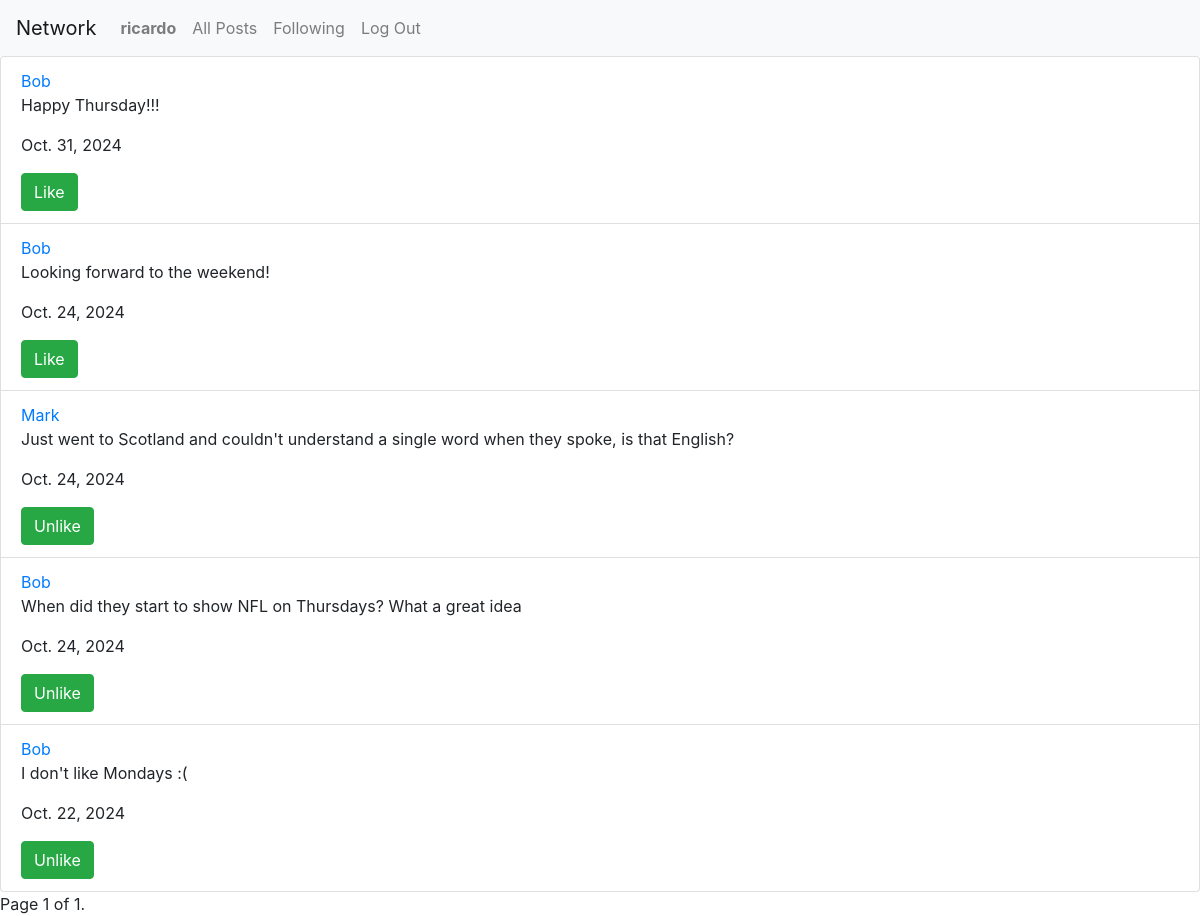
Page /following (signed in) on the committed database.
### network/models.py (models this page shows, shortened)
class User(AbstractUser):
    pass

class Posts(models.Model):
    author = models.ForeignKey(User, on_delete=models.CASCADE, related_name="user_posts")
    comment_content =  models.CharField(max_length=400)
    date = models.DateField(auto_now_add=True)

### network/views.py (the view)
# urls.py: path("following", views.following, name="following"),
def following(request):
    user_self = request.user
    users_followed = Follow.objects.filter(user=user_self)
    all_posts = Posts.objects.all().order_by("-id")
    relevant_post = []
    for post in all_posts:
        for relation in users_followed:
            if post.author == relation.other_user:
                relevant_post.append(post)
    objects = relevant_post
    paginator = Paginator(objects, 10)
    page_number = request.GET.get('page')
    try:
        page_posts = paginator.page(page_number)
    except PageNotAnInteger:
        page_posts = paginator.page(1)
    except EmptyPage:
        page_posts = paginator.page(paginator.num_pages)
    likes = []
    try:
        list_of_likes = Likes.objects.filter(user=request.user)
        for positive_relation in list_of_likes:
            likes.append(positive_relation.post.id)
    except:
        likes = []
    return render(request, "network/following.html", {
        'page_posts': page_posts, 'likes':likes
    })

### network/templates/network/following.html (shortened to what this page needs)
{% extends "network/layout.html" %}
{% block body %}
    {% if user.is_authenticated %}
    <ul class="list-group">
        {% for post in page_posts %}
            <li class="list-group-item" data-post-id="{{ post.id }}">
                <a href="{% url 'profile' user=post.author %}">{{post.author}}</a>
                <p id="content_{{post.id}}">{{post.comment_content}}</p>
                <p>{{post.date}}</p>
                {% if user.is_authenticated %}
                    <div id="post_like_{{post.id}}">
                        {% if post.id in likes %}
                        <button onclick="Remove_like({{post.id}})" id="remove_like_button_{{post.id}}" class="btn btn-success">Unlike</button>
                        {% else %}
                        <button onclick="Add_like({{post.id}})" id="add_like_button_{{post.id}}" class="btn btn-success">Like</button>
                        {% endif %}
                    </div>
                {% endif %}
            </li>
        {% endfor %}
    </ul>
    <div class="pagination">
        <span class="step-links">
            <span class="current">
                Page {{ page_posts.number }} of {{ page_posts.paginator.num_pages }}.
            </span>
        </span>
    </div>
    {% endif %}
{% endblock %}

### network/templates/network/layout.html (shortened to what this page needs)
{% load static %}
<!DOCTYPE html>
<html lang="en">
    <head>
        <link rel="stylesheet" href="https://stackpath.bootstrapcdn.com/bootstrap/4.4.1/css/bootstrap.min.css">
        <link href="{% static 'network/styles.css' %}" rel="stylesheet">
    </head>
    <body>
        <nav class="navbar navbar-expand-lg navbar-light bg-light">
            <a class="navbar-brand" href="#">Network</a>
            <div>
              <ul class="navbar-nav mr-auto">
                {% if user.is_authenticated %}
                    <li class="nav-item">
                        <a class="nav-link" href="{% url 'profile' user=user.username %}"><strong>{{ user.username }}</strong></a>
                    </li>
                {% endif %}
                <li class="nav-item">
                  <a class="nav-link" href="{% url 'index' %}">All Posts</a>
                </li>
                {% if user.is_authenticated %}
                    <li class="nav-item">
                        <a class="nav-link" href="{% url 'following' %}">Following</a>
                    </li>
                    <li class="nav-item">
                        <a class="nav-link" href="{% url 'logout' %}">Log Out</a>
                    </li>
                {% endif %}
              </ul>
            </div>
          </nav>
        <div class="body">
            {% block body %}
            {% endblock %}
        </div>
    </body>
</html>

### rows in the picture
User: username "ricardo"
Posts: author "Bob", comment_content "Happy Thursday!!!", date "Oct. 31, 2024"
Posts: author "Bob", comment_content "Looking forward to the weekend!", date "Oct. 24, 2024"
Posts: author "Mark", comment_content "Just went to Scotland and couldn't understand a single word when they spoke, is that English?", date "Oct. 24, 2024"
Posts: author "Bob", comment_content "When did they start to show NFL on Thursdays? What a great idea", date "Oct. 24, 2024"
Posts: author "Bob", comment_content "I don't like Mondays :(", date "Oct. 22, 2024"

### other values in the picture
{{ page_posts.number }} "1"
{{ page_posts.paginator.num_pages }} "1"
